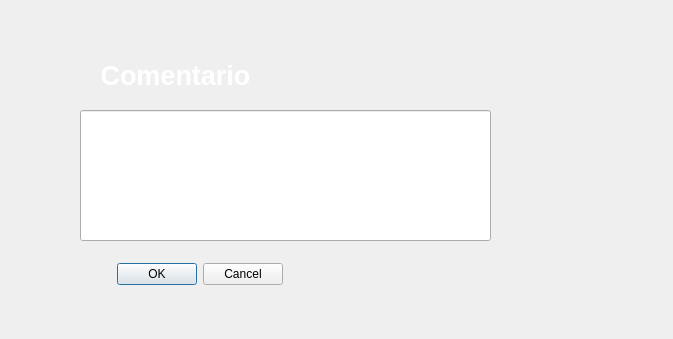
<?xml version="1.0" encoding="UTF-8"?>
<ui version="4.0">
 <class>newComentario</class>
 <widget class="QDialog" name="newComentario">
  <property name="geometry">
   <rect>
    <x>0</x>
    <y>0</y>
    <width>673</width>
    <height>339</height>
   </rect>
  </property>
  <property name="windowTitle">
   <string>Dialog</string>
  </property>
  <widget class="QLabel" name="label">
   <property name="geometry">
    <rect>
     <x>60</x>
     <y>40</y>
     <width>231</width>
     <height>71</height>
    </rect>
   </property>
   <property name="text">
    <string>&lt;html&gt;&lt;head/&gt;&lt;body&gt;&lt;p align=&quot;center&quot;&gt;&lt;span style=&quot; font-size:20pt; font-weight:600; color:#ffffff;&quot;&gt;Comentario&lt;/span&gt;&lt;/p&gt;&lt;/body&gt;&lt;/html&gt;</string>
   </property>
  </widget>
  <widget class="QLineEdit" name="txt_comment">
   <property name="geometry">
    <rect>
     <x>80</x>
     <y>110</y>
     <width>411</width>
     <height>131</height>
    </rect>
   </property>
  </widget>
  <widget class="QDialogButtonBox" name="ok">
   <property name="geometry">
    <rect>
     <x>90</x>
     <y>260</y>
     <width>193</width>
     <height>28</height>
    </rect>
   </property>
   <property name="standardButtons">
    <set>QDialogButtonBox::Cancel|QDialogButtonBox::Ok</set>
   </property>
  </widget>
 </widget>
 <resources/>
 <connections/>
</ui>
